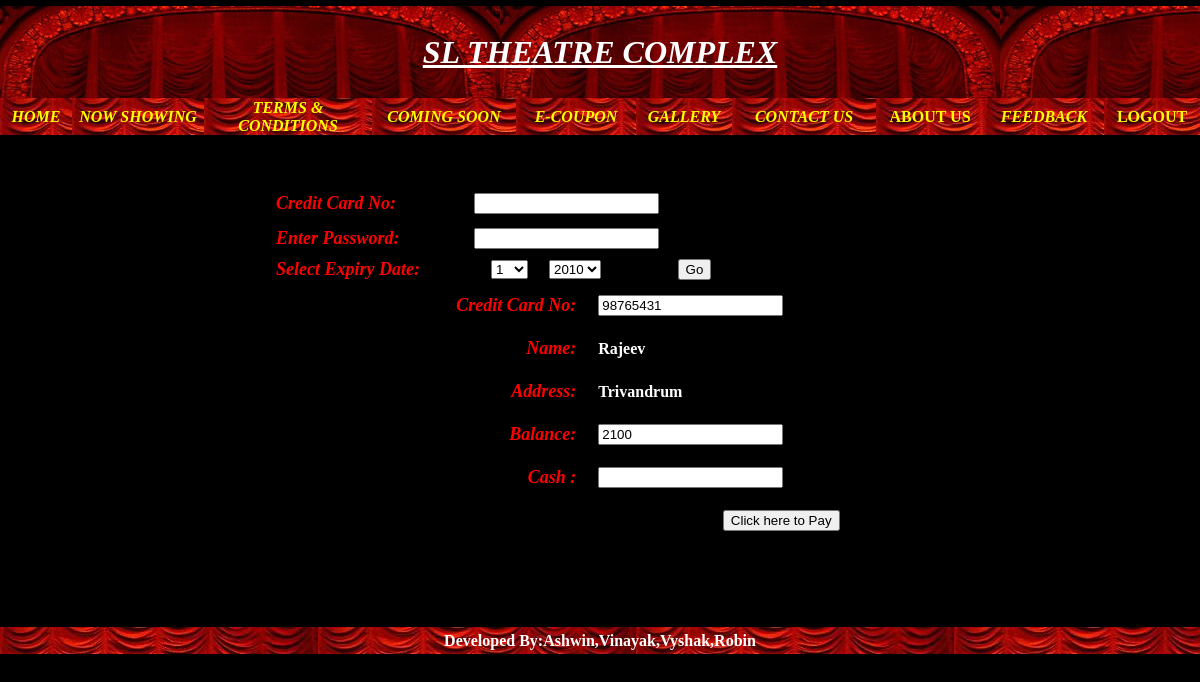
Screenshot of /Payment.php?AccountNo=98765431 with the database file from the repository.
### tables this page shows
CREATE TABLE IF NOT EXISTS `account` (
  `AccountNo` bigint(25) NOT NULL,
  `Name` varchar(25) NOT NULL,
  `Address` varchar(25) NOT NULL,
  `IntialDeposit` bigint(25) NOT NULL,
  PRIMARY KEY (`AccountNo`)
);

### Payment.php (the view, shortened to what this page needs)
<!DOCTYPE html PUBLIC "-//W3C//DTD XHTML 1.0 Transitional//EN" "http://www.w3.org/TR/xhtml1/DTD/xhtml1-transitional.dtd">
<html xmlns="http://www.w3.org/1999/xhtml">
<head>
</head>
<body>
<form name="frm" method="post" action="paymentprocess.php" >
<div id="Layer1">
  <table width="100%" height="92" border="0" cellpadding="0" cellspacing="0">
    <tr>
      <td background="pic/curtains08-02-22.jpg" bgcolor="#E0DFE3"><div align="center" class="style1">
        <div align="center" class="style3 style8"><ins>SL THEATRE COMPLEX </ins></div>
      </div></td>
    </tr>
  </table>
  <table width="100%" height="37" border="0" cellpadding="0" cellspacing="0">
    <tr>
      <td width="6%" height="37" background="pic/CURTAIN.JPG" bgcolor="#E0DFE3"><div align="center" class="style2"><a href="mainpage.php">HOME</a></div></td>
      <td width="11%" background="pic/CURTAIN.JPG" bgcolor="#E0DFE3"><div align="center" class="style6"><a href="nowshowing.php">NOW SHOWING </a></div></td>
      <td width="14%" background="pic/CURTAIN.JPG" bgcolor="#E0DFE3"><div align="center" class="style15"><a href="terms and conditions.php">TERMS &amp; CONDITIONS </a></div></td>
      <td width="12%" background="pic/CURTAIN.JPG" bgcolor="#E0DFE3"><div align="center" class="style6"><a href="comingsoon.php">COMING SOON </a></div></td>
      <td width="10%" background="pic/CURTAIN.JPG" bgcolor="#E0DFE3"><div align="center" class="style6"><a href="ECoupon.php">E-COUPON</a></div></td>
      <td width="8%" background="pic/CURTAIN.JPG" bgcolor="#E0DFE3"><div align="center" class="style6"><a href="gallery.php">GALLERY</a></div></td>
      <td width="12%" background="pic/CURTAIN.JPG" bgcolor="#E0DFE3"><div align="center" class="style6"><a href="contactus.php">CONTACT US</a> </div></td>
      <td width="9%" background="pic/CURTAIN.JPG" bgcolor="#E0DFE3"><div align="center"><a href="aboutus.php"><strong>ABOUT US</strong></a></div></td>
      <td width="10%" background="pic/CURTAIN.JPG" bgcolor="#E0DFE3"><div align="center" class="style6">
          <div align="center"><a href="guest_aboutus.php"></a> <a href="feedback.php" class="style15">FEEDBACK</a></div>
      </div></td>
      <td width="8%" background="pic/CURTAIN.JPG" bgcolor="#E0DFE3"><div align="center" class="style27"><strong><a href="login.php">LOGOUT</a></strong></div></td>
    </tr>
  </table>
  <table width="30%" border="0" align="right" cellpadding="1" cellspacing="1">
    <tr>
      <th scope="row"><?php $name=$_SESSION['name'];echo "Hai $name";?>&nbsp;</th>
    </tr>
  </table>
  <p>&nbsp;</p>
  <table width="952" height="95" border="0"><input type="hidden" name="userid"  value="<?php echo $userid;?>"/>
    <tr>
      <td width="269" height="30">&nbsp;</td>
      <td width="194"><div align="left"><span class="style22">Credit Card No:</span></div></td>
      <td colspan="3"><span class="style27">
        <label>
        <input name="creditcardno" type="text" id="creditcardno" />
        </label>
      </span></td>
      <td width="59">&nbsp;</td>
      <td width="221">&nbsp;</td>
    </tr>
    <tr>
      <td height="33">&nbsp;</td>
      <td><div align="right" class="style22">
        <div align="left">Enter Password: </div>
      </div></td>
      <td colspan="3"><input name="pass" type="password" id="pass" /></td>
      <td>&nbsp;</td>
      <td>&nbsp;</td>
    </tr>
    <tr>
      <td>&nbsp;</td>
      <td><div align="right" class="style22">
        <div align="left">Select Expiry Date: </div>
      </div></td>
      <td width="71"><div align="center">
        <select name="expirymon" >
          <?php for ($i=1;$i<=12;$i++)
	  {
	  echo "<option>$i</option>";
	  }
	   ?>
        </select>
      </div></td>
      <td width="66"><select name="expiryyear" >
        <?php for ($i=2010;$i<=2030;$i++)
	  {
	  echo "<option>$i</option>";
	  }
	   ?>
      </select></td>
      <td width="42">&nbsp;</td>
      <td><div align="center">
        <input type="submit" name="Submit" value="Go" />
      </div></td>
      <td>&nbsp;</td>
    </tr>
  </table>
   <?php
if($_GET['AccountNo'])
{
	$AccountNo=$_GET['AccountNo'];
	$qry="select * from account where AccountNo='$AccountNo'";
	$result=mysql_query($qry);
	  while($row=mysql_fetch_array($result))
	  {
	 ?>
  <table width="100%" border="0" cellpadding="10">
    <tr>
      <th width="2%" scope="col">&nbsp;</th>
      <th width="47%" scope="col"><div align="right" class="style23">Credit Card  No:</div></th>
      <th width="22%" scope="col"><div align="left">
              <input name="a1" type="text" id="a1" value="<?php echo $row['AccountNo'];?>" />
      </div></th>
      <th width="14%" scope="col">&nbsp;</th>
      <th width="15%" scope="col">&nbsp;</th>
    </tr>
    <tr>
      <td>&nbsp;</td>
      <td><div align="right" class="style23">Name:</div></td>
      <td><div align="left" class="style8"><strong>
          <?php echo $row['Name'];?></strong></div></td>
      <td>&nbsp;</td>
      <td>&nbsp;</td>
    </tr>
    <tr>
      <td>&nbsp;</td>
      <td><div align="right" class="style23">Address:</div></td>
      <td><div align="left" class="style8"><strong>
          <?php echo $row['Address']?></strong></div></td>
      <td>&nbsp;</td>
      <td>&nbsp;</td>
    </tr>
    <tr>
      <td>&nbsp;</td>
      <td><div align="right" class="style23">Balance:</div></td>
      <td><div align="left">
              <input type="text" name="balance" value="<?php echo $row['IntialDeposit']; ?>" />
      </div></td>
      <td>&nbsp;</td>
      <td>&nbsp;</td>
    </tr>
    <tr>
      <td>&nbsp;</td>
      <td><div align="right" class="style23">Cash : </div></td>
      <td><div align="left">
          <input type="text" name="Cash" id="label4" />
      </div></td>
      <td>&nbsp;</td>
      <td>&nbsp;</td>
    </tr>
    <tr>
      <td>&nbsp;</td>
      <td>&nbsp;</td>
      <td><div align="right">
          <input type="button" name="Submit2" value="Click here to Pay" id="Submit" onclick="f1();" />
      </div></td>
      <td>&nbsp;</td>
      <td>&nbsp;</td>
    </tr>
  </table>
  <?php }
   }?>
  <p>&nbsp;</p>
  <p>&nbsp;</p>
  <table width="100%" height="27" border="0" cellpadding="0" cellspacing="0" background="pic/CURTAIN.JPG">
    <tr>
      <td><div align="center"><span class="style7">Developed By:Ashwin,Vinayak,Vyshak,Robin </span></div></td>
    </tr>
  </table>
</div>
</form>
</body>
</html>

### Payment.php (style rules this page uses)
.style1 { font-size: xx-large; font-weight: bold; font-style: italic; color: #9966FF; }
.style3 { color: #FFFFFF; font-family: Georgia, "Times New Roman", Times, serif; }
.style6 { color: #FFFF00; font-weight: bold; font-style: italic; }
a:link { color: #FFFF00; text-decoration: none; }
body { background-image: url(); background-color: #000000; }
.style7 { color: #FFFFFF; font-weight: bold; }
.style8 { color: #FFFFFF }
.style2 { color: #FFFF66; font-style: italic; font-weight: bold; }
.style15 { font-family: "Times New Roman", Times, serif; font-style: italic; font-weight: bold; }
.style22 { font-size: 18px; font-weight: bold; font-family: Georgia, "Times New Roman", Times, serif; font-style: italic; color: #FF0000; }
.style23 { font-size: 18px; font-style: italic; font-weight: bold; color: #FF0000; }
.style27 { color: #FFFF00 }

### rows the page displays
account: a1 "98765431", Name "Rajeev", Address "Trivandrum", balance "2100"

### other values shown
form field expirymon "1"
form field expiryyear "2010"
